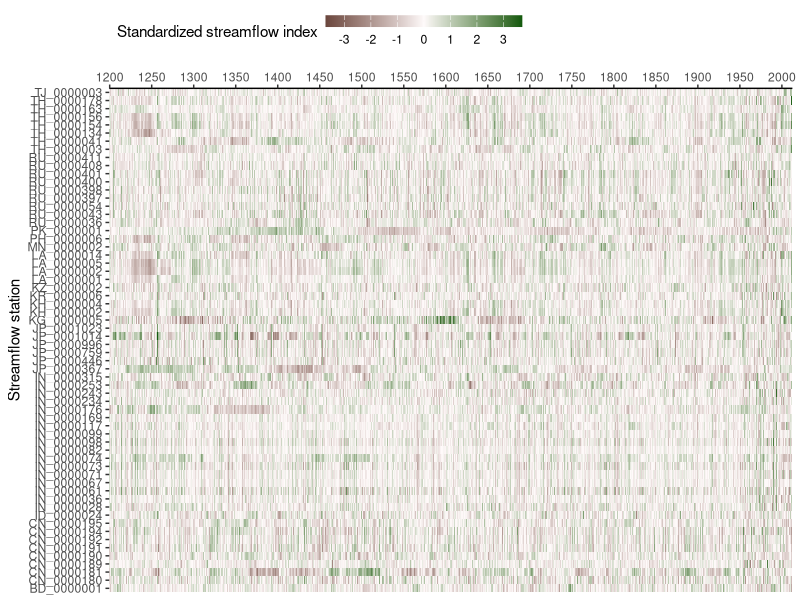
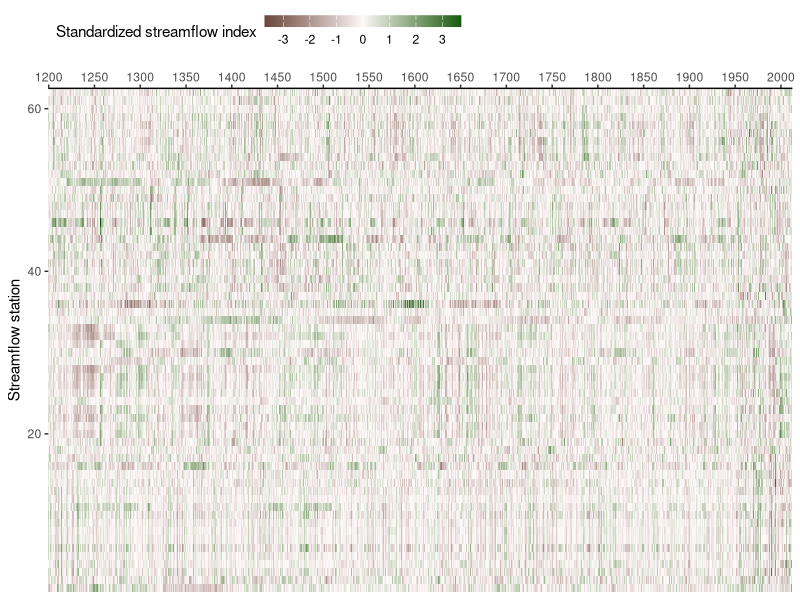
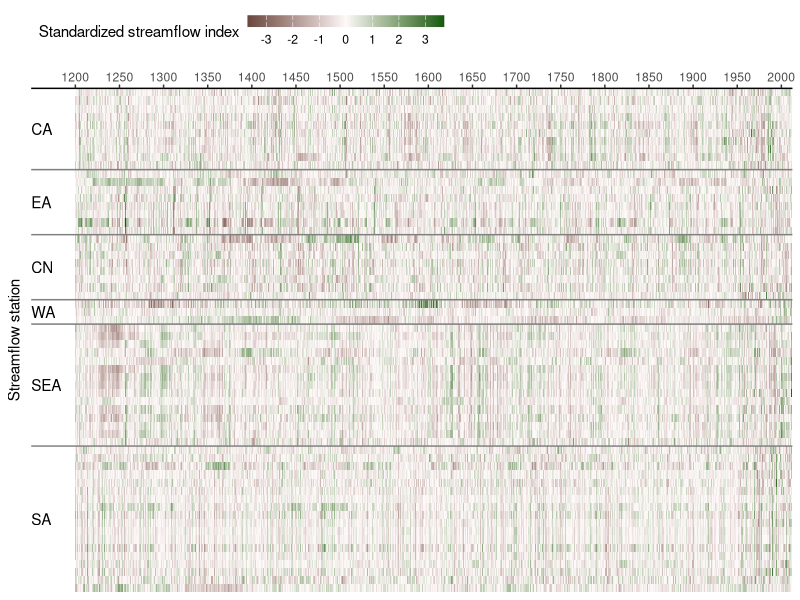
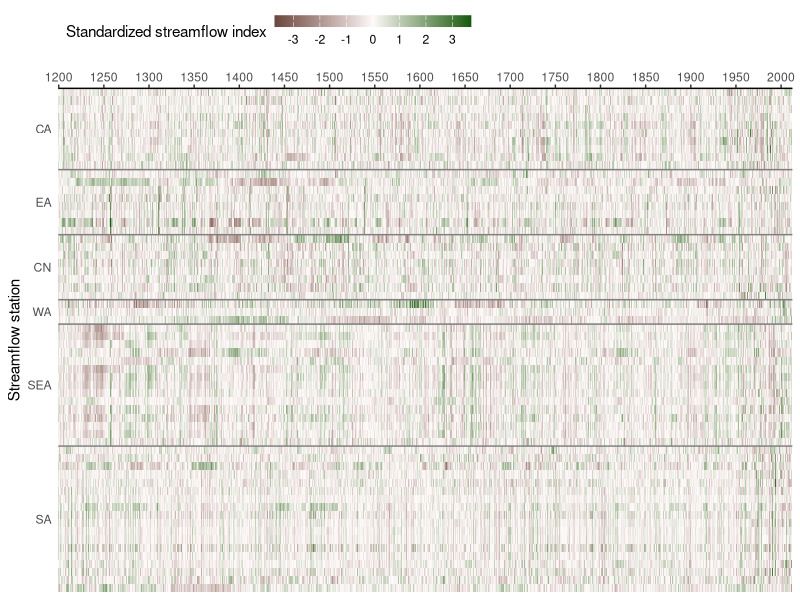
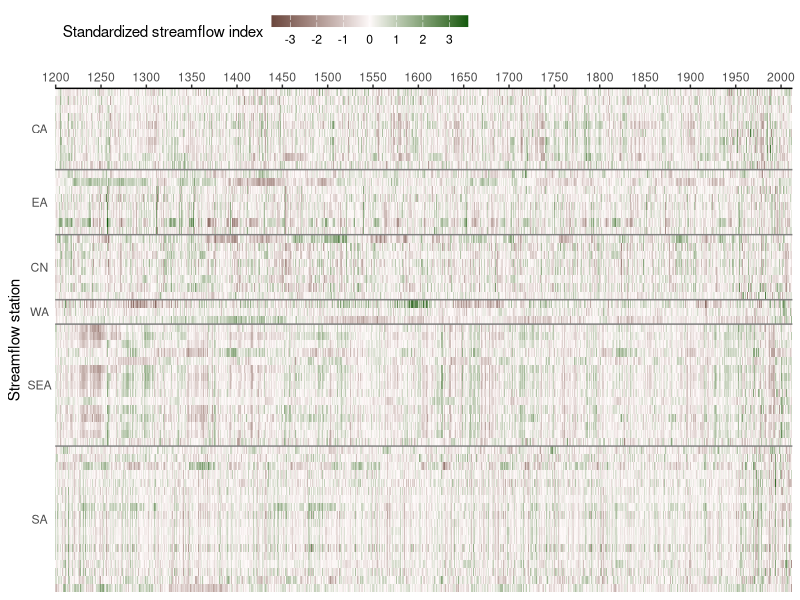
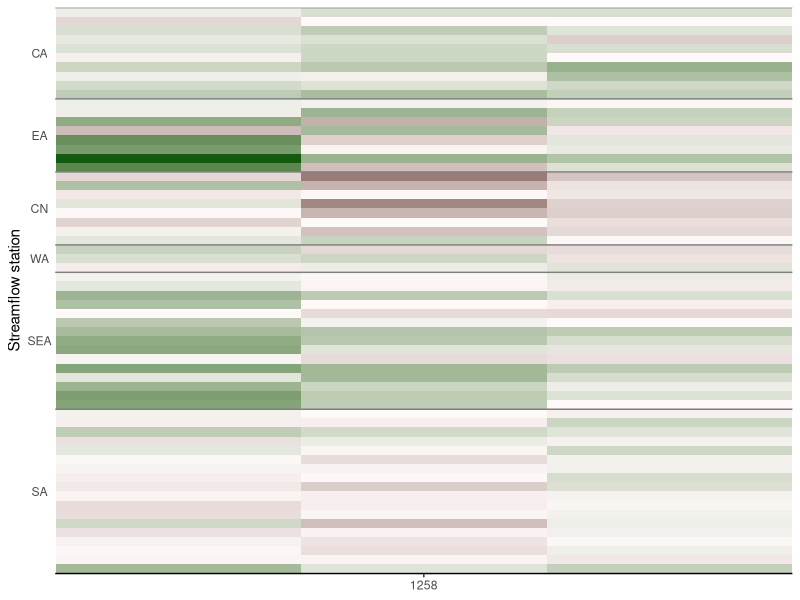
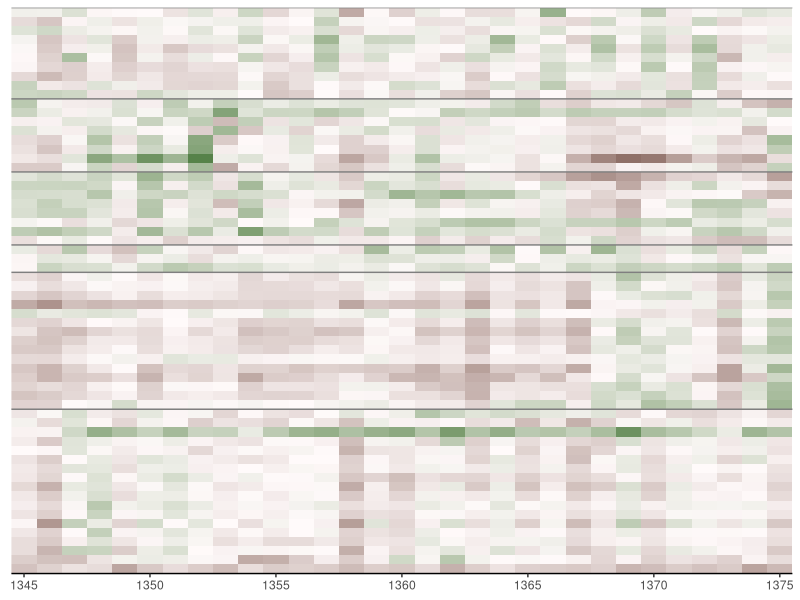
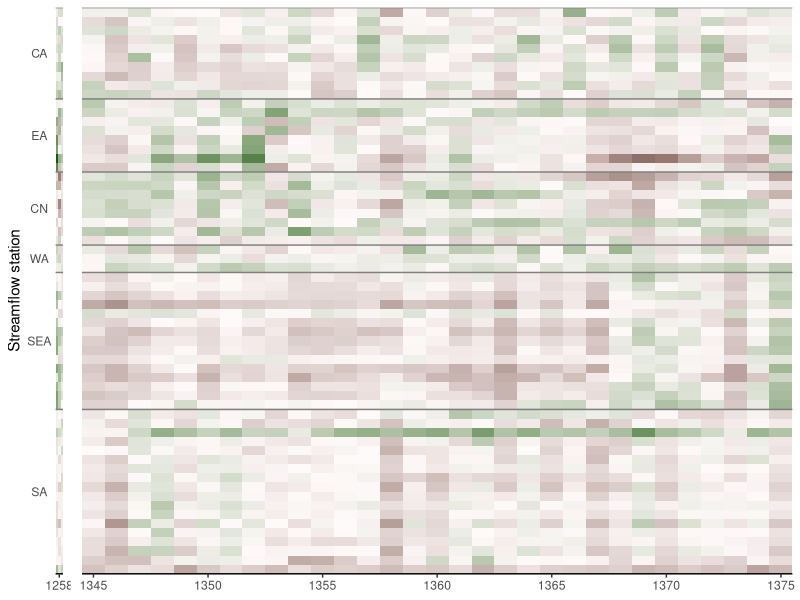

Reproduce these figures in R, in order.
## ---- chunk 1
knitr::opts_chunk$set(echo = TRUE)
## ---- chunk 2
library(data.table)
ssi <- fread('asia-standardiized-streamflow-index.csv', key = 'ID')
ssi
## ---- chunk 3
range(ssi$ssi)
## ---- chunk 4
meta <- fread('station-meta.csv', key = 'ID')
head(meta, 10)
## ---- chunk 5
library(ggplot2)
ggplot(ssi) +
  geom_raster(aes(year, ID, fill = ssi)) +
  scale_x_continuous(
    name = NULL,
    breaks = seq(1200, 2000, 50), 
    expand = c(0, 0), 
    position = 'top') +
  scale_y_discrete(name = 'Streamflow station', expand = c(0, 0)) +
  scale_fill_gradient2(
    name = 'Standardized streamflow index', 
    low = '#6b473e', mid = 'snow1', high = '#125a0d', 
    breaks = -3:3,
    limits = c(-3.7, 3.7)) +
  theme(
    legend.key.width = unit(1, 'cm'),
    legend.key.height = unit(0.3, 'cm'),
    legend.justification = 'left',
    legend.position = 'top',
    axis.line.x = element_line())
## ---- chunk 6
# First, we arrange the regions from South to North
meta[, region := factor(region, c('SA', 'SEA', 'WA', 'CN', 'EA', 'CA'))]
# Now we sort by region and lattitude
meta <- meta[order(region, lat)]
# Now we create a column code to encode the plotting order
meta[, plotOrder := 1:.N]
# Let's insepct the updated meta, showing only the columns of interest
print(meta[, .(ID, region, lat, plotOrder)], nrows = 50)
## ---- chunk 7
# Merge by ID
ssi2 <- merge(ssi, meta[, .(ID, region, plotOrder)], by = 'ID')
# Plot
ggplot(ssi2) +
  geom_raster(aes(year, plotOrder, fill = ssi)) +
  scale_x_continuous(
    name = NULL, 
    breaks = seq(1200, 2000, 50),
    expand = c(0, 0), 
    position = 'top') +
  # y-axis is now continous (plot order) instead of discrete (ID)
  scale_y_continuous(
    name = 'Streamflow station', 
    expand = c(0, 0)) +
  scale_fill_gradient2(
    name = 'Standardized streamflow index', 
    low = '#6b473e', mid = 'snow1', high = '#125a0d', 
    breaks = -3:3,
    limits = c(-3.7, 3.7)) +
  theme(
    legend.key.width = unit(1, 'cm'),
    legend.key.height = unit(0.3, 'cm'),
    legend.justification = 'left',
    legend.position = 'top',
    axis.line.x = element_line())
## ---- chunk 8
# Determine the number of stations in each region
regions <- meta[, .(count = .N), by = region]
# Starting point for lines. Each cell has size 1x1,
# therefore we add 0.5 so that the lines are at the top of the cells.
regions[1, top := count + 0.5]
for (i in 2:nrow(regions)) regions$top[i] <- regions$top[i-1] + regions$count[i]
# Midpoints for annotation
regions[, mid := top - count / 2]
## ---- chunk 9
ggplot(ssi2) +
  geom_raster(aes(year, plotOrder, fill = ssi)) +
  # Plot the region delination lines
  geom_hline(aes(yintercept = top), regions, colour = 'grey50') +
  annotate(
    geom = 'text',
    x = 1150,  # Extend the x-axis back to the left
    y = regions$mid, 
    label = regions$region,
    hjust = 0) +
  scale_x_continuous(
    name = NULL, 
    breaks = seq(1200, 2000, 50),
    expand = c(0, 0), 
    position = 'top') +
  scale_y_continuous(
    name = 'Streamflow station', 
    expand = c(0, 0)) +
  scale_fill_gradient2(
    name = 'Standardized streamflow index', 
    low = '#6b473e', mid = 'snow1', high = '#125a0d', 
    breaks = -3:3,
    limits = c(-3.7, 3.7)) +
  theme(
    # Because we extended the axis back, 
    # there is now a grey background (ggplot2 default)
    # We need to remove it
    panel.background = element_blank(),
    legend.key.width = unit(1, 'cm'),
    legend.key.height = unit(0.3, 'cm'),
    legend.justification = 'left',
    legend.position = 'top',
    axis.line.x = element_line(),
    # Remove the y-axis text and ticks
    axis.text.y = element_blank(),
    axis.ticks.y = element_blank()) 
## ---- chunk 10
ggplot(ssi2) +
  geom_raster(aes(year, plotOrder, fill = ssi)) +
  # Keep geom_hline()
  geom_hline(aes(yintercept = top), regions, colour = 'grey50') +
  scale_x_continuous(
    name = NULL, 
    breaks = seq(1200, 2000, 50),
    expand = c(0, 0), 
    position = 'top') +
  scale_y_continuous(
    name = 'Streamflow station', 
    # Add breaks and break labels
    breaks = regions$mid,
    labels = regions$region,
    expand = c(0, 0)) +
  scale_fill_gradient2(
    name = 'Standardized streamflow index', 
    low = '#6b473e', mid = 'snow1', high = '#125a0d', 
    breaks = -3:3,
    limits = c(-3.7, 3.7)) +
  theme(
    panel.background = element_blank(),
    legend.key.width = unit(1, 'cm'),
    legend.key.height = unit(0.3, 'cm'),
    legend.justification = 'left',
    legend.position = 'top',
    axis.line.x = element_line(),
    # the line axis.text.y = element_blank() is removed
    axis.ticks.y = element_blank()) 
## ---- chunk 11
flow_history <- function(ssi.data, 
                         region.data, 
                         start.year, 
                         end.year,
                         legend.position = c('top', 'none'),
                         x.breaks,
                         x.axis.position = c('bottom', 'top'),
                         region.text = FALSE) {
  # Filter the data by year
  ggplot(ssi.data[year %between% c(start.year, end.year)]) +
    geom_raster(aes(year, plotOrder, fill = ssi)) +
    geom_hline(aes(yintercept = top), region.data, colour = 'grey50') +
    scale_x_continuous(
      name = NULL,
      # custom x breaks
      breaks = x.breaks, 
      expand = c(0, 0), 
      # custom axis position (bottom or top)
      position = x.axis.position) + 
    scale_y_continuous(
      name = 'Streamflow station', 
      breaks = region.data$mid,
      labels = region.data$region,
      expand = c(0, 0)) +
    scale_fill_gradient2(
      name = 'Standardized streamflow index', 
      low = '#6b473e', mid = 'snow1', high = '#125a0d', 
      na.value = 'white',
      breaks = -3:3,
      limits = c(-3.7, 3.7)) +
    theme(
      panel.background = element_blank(),
      legend.key.width = unit(1, 'cm'),
      legend.key.height = unit(0.3, 'cm'),
      legend.justification = 'left',
      legend.position = legend.position,
      axis.line.x = element_line(),
      # Whether to show region texts
      axis.text.y = if (!region.text) element_blank(),
      # Whether to show y-axis title (hidden if region texts are not shown)
      axis.title.y = if (!region.text) element_blank() else element_text(angle = 90),
      axis.ticks.y = element_blank())
}
## ---- chunk 12
# Panel a: full plot
pa <- flow_history(
  ssi.data = ssi2, region.data = regions, 
  # Full time horizon
  start.year = 1200, end.year = 2012, 
  legend.position = 'top',
  x.breaks = seq(1200, 2000, 50), 
  x.axis.position = 'top', 
  region.text = TRUE)
pa
## ---- chunk 13
# Panel b1: Samalas eruption
pb1 <- flow_history(
  ssi.data = ssi2, region.data = regions, 
  # 3 years surrounding the event
  start.year = 1257, end.year = 1259,
  legend.position = 'none',
  x.breaks = 1258, 
  x.axis.position = 'bottom', 
  region.text = TRUE)
pb1
## ---- chunk 14
# Panel b2: Angkor Drought I
pb2 <- flow_history(
  ssi.data = ssi2, region.data = regions, 
  start.year = 1345, end.year = 1375,
  legend.position = 'none',
  x.breaks = seq(1345, 1375, 5), 
  x.axis.position = 'bottom', 
  region.text = FALSE)
pb2
## ---- chunk 15
# Assemble with cowplot
library(cowplot)
plot_grid(pb1, pb2, rel_widths = c(3, 31))
## ---- chunk 16
# Assemble with patchwork
library(patchwork)
pb1 + pb2 +
  plot_layout(widths = c(3, 31))
## ---- chunk 17
# Panels b3 to b9
pb3 <- flow_history(ssi2, regions, 1401, 1425, x.breaks = seq(1405, 1420, 5),
                    legend.position = 'none', x.axis.position = 'bottom')
pb4 <- flow_history(ssi2, regions, 1452, 1454, x.breaks = 1452,
                    legend.position = 'none', x.axis.position = 'bottom')
pb5 <- flow_history(ssi2, regions, 1638, 1641, x.breaks = 1640,
                    legend.position = 'none', x.axis.position = 'bottom')
pb6 <- flow_history(ssi2, regions, 1756, 1768, x.breaks = c(1760, 1765),
                    legend.position = 'none', x.axis.position = 'bottom')
pb7 <- flow_history(ssi2, regions, 1790, 1796, x.breaks = c(1790, 1795),
                    legend.position = 'none', x.axis.position = 'bottom')
pb8 <- flow_history(ssi2, regions, 1815, 1817, x.breaks = 1815,
                    legend.position = 'none', x.axis.position = 'bottom')
pb9 <- flow_history(ssi2, regions, 1876, 1878, x.breaks = 1877,
                    legend.position = 'none', x.axis.position = 'bottom')
# Panel b together
pb <- pb1 + pb2 + pb3 + pb4 + pb5 + pb6 + pb7 + pb8 + pb9 +
  # Set relative widths based on the number of years in each period
  plot_layout(widths = c(3, 31, 25, 3, 4, 13, 7, 3, 3), nrow = 1)
# Merging panels a and b
pab <- pa + plot_spacer() + pb + 
  plot_layout(ncol = 1, heights = c(1, 0.2, 0.8)) 
pab
## ---- chunk 18
# Starting and ending years of events
segments <- data.table(
  x    = c(1257, 1345, 1401, 1452, 1638, 1756, 1790, 1815, 1876),
  xend = c(1258, 1375, 1425, 1453, 1641, 1768, 1796, 1816, 1878))
# Add the segments to panel a
pa <- pa +
  geom_segment(aes(x = x, xend = xend, y = 0.125, yend = 0.125), size = 0.4,
                   data = segments, colour = 'steelblue')
# Update the assembly
pab <- pa + plot_spacer() + pb + 
  plot_layout(ncol = 1, heights = c(1, 0.2, 0.8)) 
pab
## ---- chunk 19
# Transform the patchwork into a grid object
fhGrob <- patchwork::patchworkGrob(pab)
# Draw tthe grid object as a cowplot object
fhWrap <- cowplot::ggdraw(fhGrob)
## ---- chunk 20
yLine <- c(0.3500, 0.4730)
yText <- 0.365

fhAnnotated <- fhWrap +
  # Each event has two marking lines for the start and the end
  draw_line(c(0.0730, 0.1370), yLine, colour = 'steelblue', size = 0.4) + #1
  draw_line(c(0.0970, 0.1380), yLine, colour = 'steelblue', size = 0.4) + #1
  draw_line(c(0.1180, 0.2360), yLine, colour = 'steelblue', size = 0.4) + #2
  draw_line(c(0.3685, 0.2690), yLine, colour = 'steelblue', size = 0.4) + #2
  draw_line(c(0.3890, 0.2975), yLine, colour = 'steelblue', size = 0.4) + #3
  draw_line(c(0.5925, 0.3245), yLine, colour = 'steelblue', size = 0.4) + #3
  draw_line(c(0.6120, 0.3545), yLine, colour = 'steelblue', size = 0.4) + #4
  draw_line(c(0.6361, 0.3560), yLine, colour = 'steelblue', size = 0.4) + #4
  draw_line(c(0.6575, 0.5625), yLine, colour = 'steelblue', size = 0.4) + #5
  draw_line(c(0.6892, 0.5664), yLine, colour = 'steelblue', size = 0.4) + #5
  draw_line(c(0.7100, 0.6950), yLine, colour = 'steelblue', size = 0.4) + #6
  draw_line(c(0.8150, 0.7085), yLine, colour = 'steelblue', size = 0.4) + #6
  draw_line(c(0.8355, 0.7325), yLine, colour = 'steelblue', size = 0.4) + #7
  draw_line(c(0.8925, 0.7392), yLine, colour = 'steelblue', size = 0.4) + #7
  draw_line(c(0.9128, 0.7610), yLine, colour = 'steelblue', size = 0.4) + #8
  draw_line(c(0.9371, 0.7625), yLine, colour = 'steelblue', size = 0.4) + #8
  draw_line(c(0.9575, 0.8290), yLine, colour = 'steelblue', size = 0.4) + #9
  draw_line(c(0.9820, 0.8308), yLine, colour = 'steelblue', size = 0.4) + #9
  # Event numbers
  draw_text(paste0('(', 1:9, ')'),
            c(0.090, 0.244, 0.490, 0.623, 0.674, 0.767, 0.863, 0.921, 0.965),
            yText, size = 9) +
  # Panel tag
  draw_text(c('a)', 'b)'), 0.03, c(0.95, 0.4), size = 11, fontface = 'bold')
fhAnnotated
